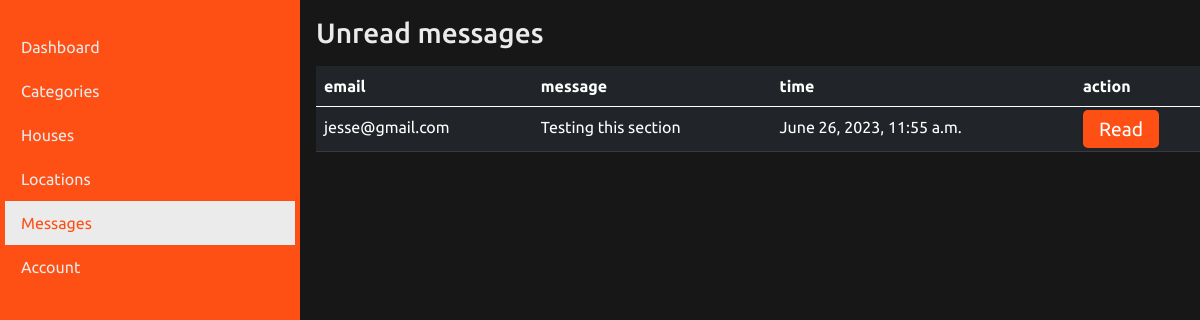
/staff/messages/, run on the app's committed database.
### staff/models.py (models this page shows, shortened)
class Message(models.Model):
    first_name = models.CharField(max_length=100)
    last_name = models.CharField(max_length=100)
    email = models.EmailField()
    phone_number = models.IntegerField()
    message = models.TextField()
    is_read = models.BooleanField(default=False)
    created_at = models.DateTimeField(auto_now_add=True)

### staff/views.py (the view)
# urls.py: path('messages/', messages, name="messages")
def messages(request):
    all_messages = Message.objects.filter(is_read=False)
    context = {
        "messages": all_messages
    }
    return render(request, "staff/messages.html", context)

### templates/staff/messages.html (shortened to what this page needs)
{% extends 'layouts/staff_base.html' %}
{% load static %}
{% block content %}
    <h1 class="h3 m-3">Unread messages</h1>
    <table class="table table-dark m-3">
        <thead>
            <th>email</th>
            <th>message</th>
            <th>time</th>
            <th>action</th>
        </thead>
        <tbody>
            {% for unread_message in messages %}
                <tr>
                    <td>{{ unread_message.email }}</td>
                    <td class="text-truncate">{{ unread_message.message }}</td>
                    <td>{{ unread_message.created_at }}</td>
                    <td>
                        <a href="#view" class="btn-custom-secondary" >Read</a>
                    </td>
                </tr>
            {% empty %}
                <tr class="my-5 mx-3">
                    <p class="text-center">You have no unread messages</p>
                </tr>
            {% endfor %}
        </tbody>
    </table>
{% endblock %}

### customer/static/css/style.css (style rules this page uses)
:root { --primary-color: rgb(23, 23, 23); --secondary-color: #FE4F14; --secondary-color-brighter:#E26137; --primary-variant: #EBEBEB; --secondary-variant: rgb(0, 20, 44); --secondary-variant-brighter: rgb(11, 35, 65); --default-font: 'Ubuntu', sans-serif; --variant-font: 'PT Sans', sans-serif; --heading-weight: 900; --title-weight:700; --smaller-title-weight:500; }
* { margin:0; padding:0; box-sizing: border-box; font-family: var(--default-font); border-style: none; }
body { background-color: var(--primary-color) !important; color: var(--primary-variant) !important; min-height: 100vh; }
nav ul li a, .btn-custom-secondary { font-size: 1.2rem; }
.btn-custom-secondary, .btn-custom-secondary-variant { padding: 8px 16px; border-radius: 5px; text-decoration: none; color:white; font-size: 1.2rem; text-align: center; border:none; }
.btn-custom-secondary { background-color: var(--secondary-color); }

### customer/static/css/dashboard.css (style rules this page uses)
:root { --primary-color: rgb(23, 23, 23); --secondary-color: #FE4F14; --secondary-color-brighter:#E26137; --secondary-color-darker: #a2300a; --primary-variant: #EBEBEB; --secondary-variant: rgb(0, 20, 44); --secondary-variant-brighter: rgb(11, 35, 65); --default-font: 'Ubuntu', sans-serif; --variant-font: 'PT Sans', sans-serif; --heading-weight: 900; --title-weight:700; --smaller-title-weight:500; }
* { margin:0; padding:0; box-sizing: border-box; font-family: var(--default-font); border-style: none; }

### data on the page
Message: email "jesse@gmail.com", message "Testing this section", created_at "June 26, 2023, 11:55 a.m."
